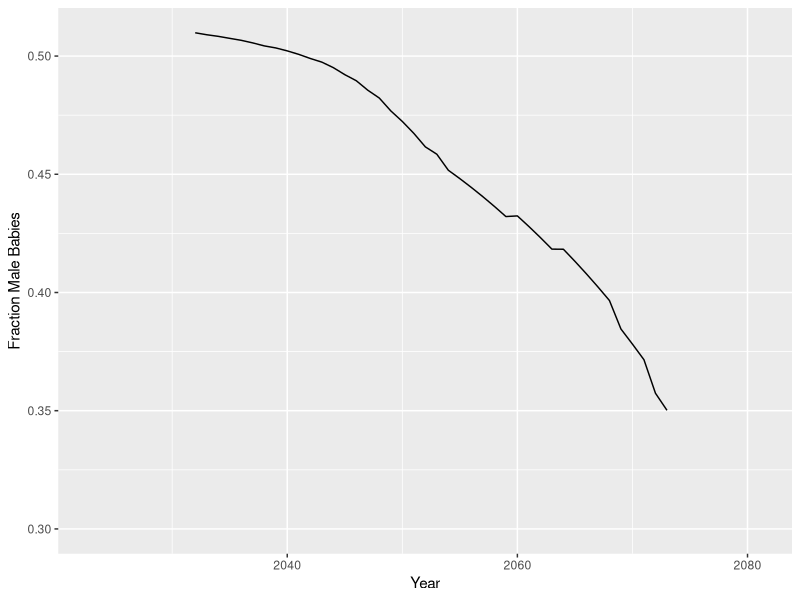

Reproduce this figure in R.
## ---- chunk 1
#| echo: false
library(tidyverse)
library(knitr)
## ---- chunk 2
r_UN <- c(0.53, 0.52, 0.51, 0.50, 0.49, 0.48, 0.48, 0.47, 0.45, 0.44, 0.43, 0.41, 0.40, 0.38, 0.36, 0.35, 0.33, 0.31, 0.29, 0.28, 0.26, 0.24, 0.23, 0.21, 0.20, 0.18, 0.17, 0.16, 0.15, 0.15, 0.14, 0.14, 0.14, 0.14, 0.14, 0.14, 0.15, 0.15, 0.15, 0.15, 0.16, 0.16, 0.16, 0.16, 0.16, 0.15, 0.15, 0.15, 0.14, 0.14, 0.13, 0.12, 0.11, 0.1, 0.09, 0.08, 0.07, 0.07, 0.06)/100
T_HIV <- c(100.4, 50.4, 33.7, 92.3, 48.3, 61.6, 38.6, 44.4, 31.4, 17.4, 15.3, 13.7, 12.6, 11.7, 6.6, 6.6, 6.6, 6.6, 6.6, 6.5, 7.5, 7.1, 6.8, 6.2, 5.9, 5.7, 5.5, 5.3, 5.2, 5.0, rep(5.0, 29))
Year <- c(2023:2081)
pop_model_df <- tibble(Year = Year, T_HIV = T_HIV, r_UN = r_UN)
## ---- chunk 3
K <- 400000000 
P_2023 <- 339996563

pop_model_df$P_0 <- c(P_2023, rep(NA, 58))

# 2024 population
K*pop_model_df$P_0[1]*exp(pop_model_df$r_UN[1]) / (K + pop_model_df$P_0[1]*(exp(pop_model_df$r_UN[1]) - 1))
## ---- chunk 4

pop_model_df$P_0[1]*exp(pop_model_df$r_UN[1])

## ---- chunk 5
for (i in 1:50) {
  pop_model_df$P_0[i + 1] <- 
    pop_model_df$P_0[i]*exp(pop_model_df$r_UN[i])
}

head(pop_model_df) |> kable()
## ---- chunk 6
pop_model_df$P_GDS <- c(10000, rep(NA, 58))
pop_model_df <- pop_model_df |> 
  mutate(P_S = P_0 - P_GDS)

i = 1

for (i in 1:50) {
  pop_model_df$P_GDS[i + 1] <- pop_model_df$P_GDS[i]*T_HIV[i]/100 +
    pop_model_df$P_GDS[i]
  pop_model_df$P_S[i + 1] <- pop_model_df$P_0[i + 1] -
    pop_model_df$P_GDS[i + 1]
}

pop_model_df |> 
  mutate(fraction_I = round(P_GDS / P_0, digits = 4)) |> 
  filter(Year == 2073) |> 
  kable()
## ---- chunk 7
pop_model_df <- pop_model_df |> 
  mutate(r_GDS = r_UN * 2) |> 
  rename(P_UN_predicted = P_0, P_GDS_transmission_only = P_GDS,
         P_S_transmission_only = P_S) # <1>
pop_model_df$P_GDS <- c(10000, rep(NA, 58))
pop_model_df <- pop_model_df |> 
  mutate(P_S = P_UN_predicted - P_GDS,
         P_BOTH = P_S + P_GDS)

head(pop_model_df, n = 3) |> 
  kable()
## ---- chunk 8

for (i in 1:50) {
  pop_model_df$P_GDS[i + 1] <- pop_model_df$P_GDS[i]*exp(pop_model_df$r_GDS[i]) + pop_model_df$P_GDS[i]*T_HIV[i]/100 
  pop_model_df$P_S[i + 1] <- pop_model_df$P_S[i]*exp(pop_model_df$r_UN[i]) - pop_model_df$P_GDS[i]*T_HIV[i]/100 
  
}

pop_model_df |> 
  mutate(P_BOTH = P_S + P_GDS,
         fraction_I = round(P_GDS / P_BOTH, digits = 4)) |> 
  filter(Year == 2073) |> 
  kable()
## ---- chunk 9
# 0.0639/0.005
r_GDS_increase = 0.0639
P_GDS_start = 10000

pop_model_df <- pop_model_df |> 
  mutate(r_GDS = r_GDS_increase)
pop_model_df$P_GDS <- c(P_GDS_start, rep(NA, 58))
pop_model_df <- pop_model_df |> 
  mutate(P_S = P_UN_predicted - P_GDS)
pop_model_df$P_GDS_immigrants <- NA
pop_model_df$P_GDS_births <- NA

for (i in 1:50) {
  pop_model_df$P_GDS_immigrants[i + 1] <- round(pop_model_df$P_GDS[i]*T_HIV[i]/100 )
  pop_model_df$P_GDS_births[i + 1] <- round(pop_model_df$P_GDS[i]*exp(pop_model_df$r_GDS[i]) - pop_model_df$P_GDS[i])
  pop_model_df$P_GDS[i + 1] <- pop_model_df$P_GDS_immigrants[i + 1] +
    pop_model_df$P_GDS_births[i + 1] + pop_model_df$P_GDS[i]
  pop_model_df$P_S[i + 1] <- pop_model_df$P_S[i]*exp(pop_model_df$r_UN[i]) - pop_model_df$P_GDS[i]*T_HIV[i]/100 
  
}

pop_model_df |> 
  mutate(P_BOTH = P_S + P_GDS,
         fraction_I = round(P_GDS / P_BOTH, digits = 4)) |> 
  summarise(P_GDS_births = sum(P_GDS_births, na.rm = TRUE))

16922855/404976064
## ---- chunk 10
#| 
(12.009+2.768-9.226)/1000 # calculate Current U.S. r from births, deaths, immigration - this is approximately the correct rate for 2024
(33.717+2.768-9.226)/1000. # Kenya 2012 birth rate, fertility rate 4.178
(27.071+2.768-9.226)/1000. # Kenya 2024 birth rate, fertility rate 3.214
(24.268+2.768-9.226)/1000  # US 1950 birth rate, fertility rate 3.148
0.0273/0.0053
## ---- chunk 11
get_GDS_model <- function(df, r_GDS = 0.02, P_GDS_start = 10000, 
                          N_year = 50) {
  df <- df |> 
    mutate(r_GDS = r_GDS)
  df$P_GDS <- c(P_GDS_start, rep(NA, nrow(df) - 1))
  df <- df |> 
    mutate(P_S = P_UN_predicted - P_GDS)
  df$P_GDS_immigrants <- NA
  df$P_GDS_births <- NA
  df$P_S_births <- NA
  
  for (i in 1:N_year) {
    df$P_GDS_immigrants[i + 1] <- 
      round(df$P_GDS[i]*T_HIV[i]/100 )
    df$P_GDS_births[i + 1] <- 
      round(df$P_GDS[i]*exp(df$r_GDS[i]) -
              df$P_GDS[i])
    df$P_GDS[i + 1] <- df$P_GDS_immigrants[i + 1] +
      df$P_GDS_births[i + 1] + df$P_GDS[i]
    df$P_S_births[i + 1] <- 
      df$P_S[i]*exp(df$r_UN[i]) -
      df$P_S[i]
    df$P_S[i + 1] <- 
      df$P_S[i]*exp(df$r_UN[i]) -
      df$P_GDS[i]*T_HIV[i]/100 
    
  }
  df <- df |> 
    replace_na(list(P_GDS_births = 0, P_S_births = 0, 
                    P_GDS_immigrants = 0)) |> 
    mutate(P_BOTH = P_S + P_GDS,
           fraction_I = round(P_GDS / P_BOTH, digits = 4),
           fraction_AFAB = (P_S_births*(100/205) + P_GDS_births) / 
             (P_GDS_births + P_S_births),
           fraction_AMAB = (P_S_births*(105/205)) / 
             (P_GDS_births + P_S_births),
           Total_I_births = cumsum(P_GDS_births),
           Total_S_births = cumsum(P_S_births))
  return(df)
}

## ---- chunk 12
#| include: false
0.02/0.005
r_GDS_increase = 0.0178
P_GDS_start = 10000

pop_model_df <- pop_model_df |> 
  mutate(r_GDS = r_GDS_increase)
pop_model_df$P_GDS <- c(P_GDS_start, rep(NA, 58))
pop_model_df <- pop_model_df |> 
  mutate(P_S = P_UN_predicted - P_GDS)
pop_model_df$P_GDS_immigrants <- NA
pop_model_df$P_GDS_births <- NA

for (i in 1:50) {
  pop_model_df$P_GDS_immigrants[i + 1] <- round(pop_model_df$P_GDS[i]*T_HIV[i]/100 )
  pop_model_df$P_GDS_births[i + 1] <- round(pop_model_df$P_GDS[i]*exp(pop_model_df$r_GDS[i]) - pop_model_df$P_GDS[i])
  pop_model_df$P_GDS[i + 1] <- pop_model_df$P_GDS_immigrants[i + 1] +
    pop_model_df$P_GDS_births[i + 1] + pop_model_df$P_GDS[i]
  pop_model_df$P_S[i + 1] <- pop_model_df$P_S[i]*exp(pop_model_df$r_UN[i]) - pop_model_df$P_GDS[i]*T_HIV[i]/100 
  
}

pop_model_df |> 
  replace_na(list(P_GDS_births = 0)) |> 
  mutate(P_BOTH = P_S + P_GDS,
         fraction_I = round(P_GDS / P_BOTH, digits = 4),
         Total_births = cumsum(P_GDS_births)) |> 
  filter(Year == 2073) |> 
  mutate(Fraction_women = round(((P_BOTH - Total_births) / 2 +
                                   Total_births) / P_BOTH, digits = 4),
         Difference = ((P_BOTH - Total_births) / 2  +
                                   Total_births )  / P_BOTH - 
           ((P_BOTH - Total_births) / 2 )  / P_BOTH)


## ---- chunk 13
#| warning: false
pop_df <- get_GDS_model(pop_model_df, r_GDS = 0.0206) 

pop_df |> 
  filter(Year == 2073) |> 
  select(fraction_I:fraction_AMAB) |> 
  kable()

pop_df |> 
  ggplot(aes(x = Year, y = fraction_AMAB)) +
  geom_line() +
  ylim(c(0.3, 0.51)) +
  labs(y = "Fraction Male Babies")
  
## ---- chunk 14
pop_df |> 
  filter(between(Year, 2038, 2055)) |> 
  mutate(Total_I_cohort = cumsum(P_GDS_births),
         Total_S_cohort = cumsum(P_S_births),
         fraction_AFAB_cohort = (Total_S_cohort*(100/205) + Total_I_cohort) / 
             (Total_I_cohort + Total_S_cohort),
           fraction_AMAB_cohort = (Total_S_cohort*(105/205)) / 
             (Total_I_cohort + Total_S_cohort)) |> 
  filter(Year == 2055) |> 
  select(fraction_AFAB_cohort:fraction_AMAB_cohort) |> kable()

## ---- chunk 15
0.02/0.005
r_GDS_increase = 0.02
P_GDS_start = 10000

pop_model_df <- pop_model_df |> 
  mutate(r_GDS = r_UN)
pop_model_df$P_GDS <- c(P_GDS_start, rep(NA, 58))
pop_model_df <- pop_model_df |> 
  mutate(P_S = P_UN_predicted - P_GDS)
pop_model_df$P_GDS_immigrants <- NA
pop_model_df$P_GDS_births <- NA

for (i in 1:50) {
  pop_model_df$P_GDS_immigrants[i + 1] <- round(pop_model_df$P_GDS[i]*T_HIV[i]/100 )
  pop_model_df$P_GDS_births[i + 1] <- round(pop_model_df$P_GDS[i]*exp(pop_model_df$r_GDS[i]) - pop_model_df$P_GDS[i])
  pop_model_df$P_GDS[i + 1] <- pop_model_df$P_GDS_immigrants[i + 1] +
    pop_model_df$P_GDS_births[i + 1] + pop_model_df$P_GDS[i]
  pop_model_df$P_S[i + 1] <- pop_model_df$P_S[i]*exp(pop_model_df$r_UN[i]) - pop_model_df$P_GDS[i]*T_HIV[i]/100 
  
}

pop_model_df |> 
  replace_na(list(P_GDS_births = 0)) |> 
  mutate(P_BOTH = P_S + P_GDS,
         fraction_I = round(P_GDS / P_BOTH, digits = 4),
         Total_births = cumsum(P_GDS_births)) |> 
  filter(Year == 2073) |> 
  mutate(Fraction_women = round(((P_BOTH - Total_births) / 2 +
                                   Total_births) / P_BOTH, digits = 4),
         Difference = ((P_BOTH - Total_births) / 2  +
                                   Total_births )  / P_BOTH - 
           ((P_BOTH - Total_births) / 2 )  / P_BOTH)

